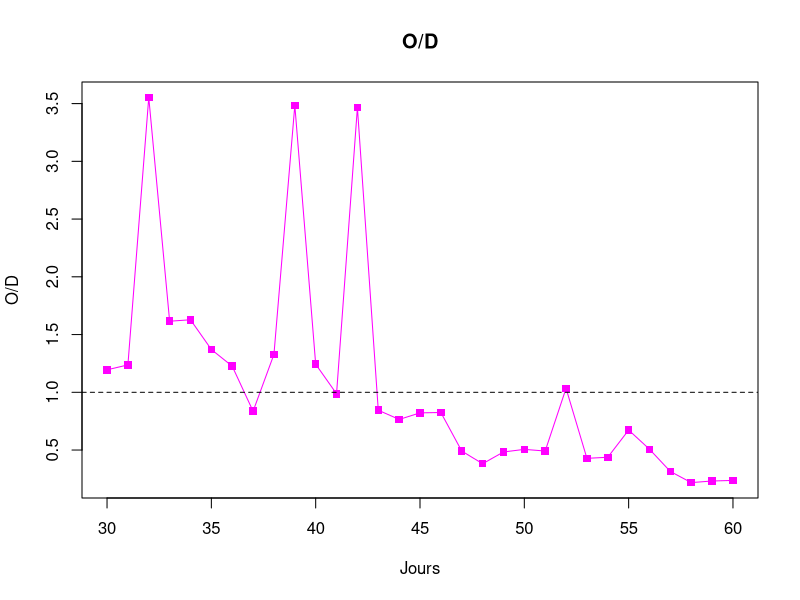
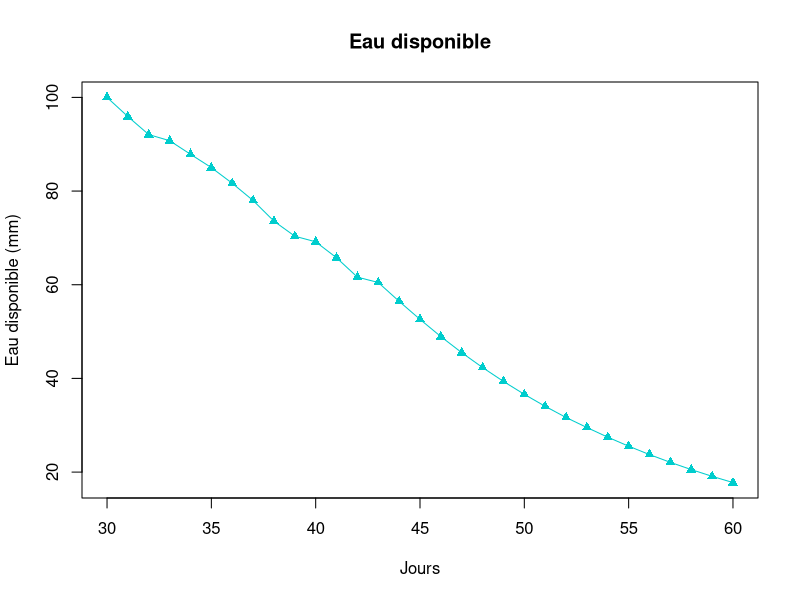
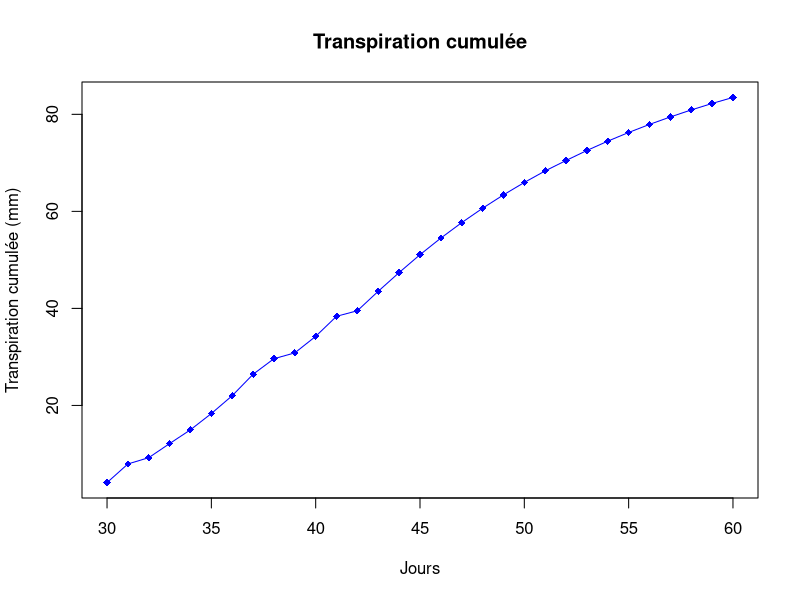
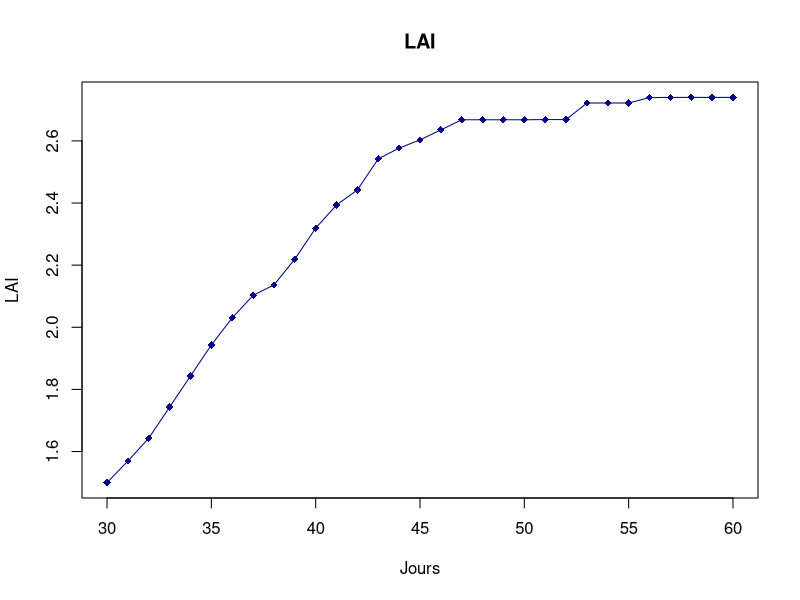
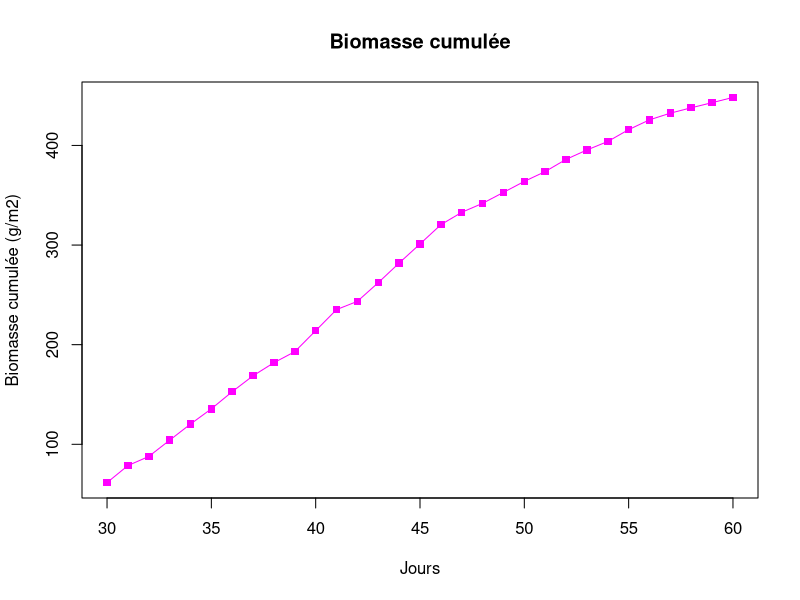
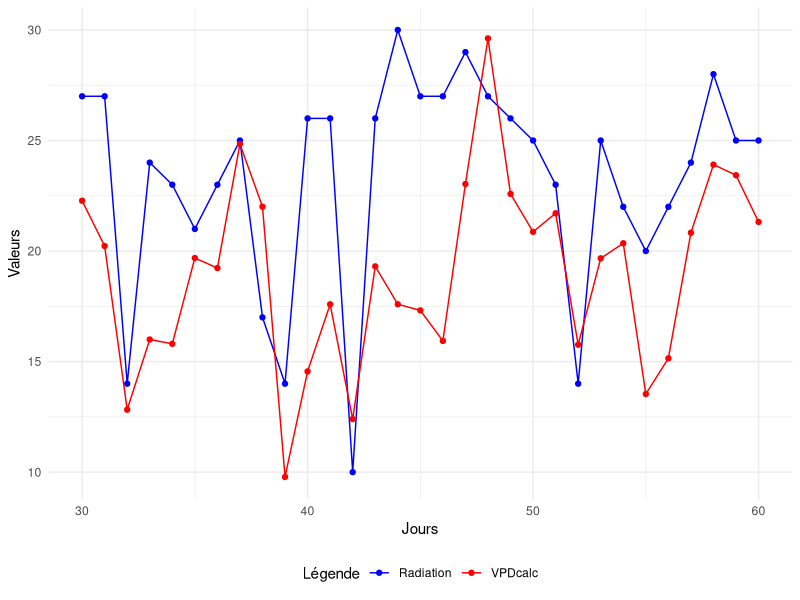

These figures' R source, in order:
# LBRAI2219 - Modélisation des systèmes biologiques (2025)
#Code inspiré par le modèle APSIM fait par Alice Falzon et Maxime Cornez 
###############################################################################
# Chargement des packages
###############################################################################
library(readxl)
library(dplyr)
library(tidyr)
library(ggplot2)

###############################################################################
# Chargement des paramètres
###############################################################################

# Paramètres de la culture ----------------------------------------------------

culture_params <- list(
  RUE               = 1.25,  # Radiation Use Efficiency [g/MJ]
  TEc               = 9,     # Coefficient d'efficience de la transpiration
  VPR               = 20,    # Vitesse production de racines [mm/jour]
  CroissPotLAI      = 0.1,   # Croissance potentielle du LAI 
  k                 = 0.45,  # Coefficient d'extinction de la lumière
  LAI_initial       = 1.5,   
  Biomasse_initiale = 45     
)

# Paramètres du sol (3 horizons, épaisseur, etc.) ------------------------------

soil_params <- data.frame(
  Horizon     = c(1, 2, 3),
  Epaisseur   = c(300, 300, 300), # mm
  li          = c(50,  50,  50),  # Limite inférieure d'eau
  ls          = c(100, 100, 100), # Limite supérieure d'eau
  #es          = c(100, 100, 100), # Eau disponible dans sol (= sw)
  es_h        = c(40, 30, 30), # Eau disponible dans sol par horizon ; es_h1+es_h2+es_h3 = es
  kl          = c(0.07, 0.07, 0.07) # Taux d'extraction [mm/jour]
)



# Expansion foliaire (table O/D - CEF)------------------------------------------

expansion_foliaire <- data.frame(
  OD  = c(0.5, 1.5, 4),
  CEF = c(0,   1,   1)
)


# Paramètres météo (ex. VPD Frac)-----------------------------------------------

meteo_params <- list(
  VPD_Frac = 1.0  
)


# Vérification------------------------------------------------------------------

# Affiche la liste des paramètres de la culture
culture_params

# Affiche le data frame du sol
soil_params

# Affiche la table d’expansion foliaire
expansion_foliaire

###############################################################################
# Facteurs externes 
###############################################################################

facteur_externe <- data.frame(
  # Jours (30 à 60)
  Jours = c(
    30, 31, 32, 33, 34, 35, 
    36, 37, 38, 39, 40, 41, 
    42, 43, 44, 45, 46, 47, 
    48, 49, 50, 51, 52, 53, 
    54, 55, 56, 57, 58, 59, 60
  ),
  
  # Radiation (MJ/m2)
  Radiation = c(
    27, 27, 14, 24, 23, 21, 
    23, 25, 17, 14, 26, 26, 
    10, 26, 30, 27, 27, 29, 
    27, 26, 25, 23, 14, 25, 
    22, 20, 22, 24, 28, 25, 25
  ),
  
  # Tmax (°C)
  Tmax = c(
    32.3, 31.0, 26.6, 26.0, 26.6, 29.5, 
    30.8, 32.5, 32.3, 25.2, 27.8, 28.2, 
    27.3, 28.6, 28.6, 28.3, 27.6, 31.0, 
    35.0, 34.3, 31.2, 32.7, 29.9, 30.8, 
    31.2, 28.4, 27.7, 31.4, 33.0, 33.2, 32.7
  ),
  
  # Tmin (°C)
  Tmin = c(
    16.4, 15.8, 15.6, 10.0, 11.7, 13.0, 
    16.5, 13.8, 16.7, 16.7, 15.8, 12.8, 
    17.3, 11.3, 13.7, 13.4, 13.7, 12.2, 
    14.7, 20.4, 15.5, 17.9, 18.4, 16.0, 
    16.1, 18.0, 14.9, 16.0, 16.2, 17.2, 18.3
  ),
  
  # VPDobs (hPa)
  VPDobs = c(
    19, 17, 16, 14, 12, 15, 
    18, 19, 23, 21, 15, 14, 
    20, 16, 17, 17, 15, 15, 
    16, 17, 18, 21, 22, 17, 
    18, 20, 18, 19, 19, 20, 21
  )
)


# Affiche la liste pour vérifier
print(facteur_externe)

# Fonction pour calculer saturated vapour pressure
svp <- function(T) { # satured vapour pressure [kPa]
  6.1078 * exp(17.269 * T / (237.3 + T)) * 0.10
}

# Application à Tmax
facteur_externe$svpTmax <- svp(facteur_externe$Tmax) # pression saturante à Tmax

# Application à Tmin
facteur_externe$svpTmin <- svp(facteur_externe$Tmin) # pression saturante à Tmin

# Choisir la valeur de VPDfrac (par défaut on prend 0.75)
VPDfrac <- 0.75

# Fonction pour calculer VPDcalc
calc_VPDcalc <- function(svpTmax, svpTmin, VPDfrac) {
  VPDfrac * (svpTmax - svpTmin)*10
}

# Ajout de la colonne VPDcalc
facteur_externe$VPDcalc <- calc_VPDcalc(
  svpTmax  = facteur_externe$svpTmax,
  svpTmin  = facteur_externe$svpTmin,
  VPDfrac  = VPDfrac
)


###############################################################################
# Modèle
###############################################################################

simulate <- function(facteur_externe, soil_params, culture_params, expansion_foliaire) {
  n_days <- nrow(facteur_externe)
  
  # Vecteurs pour l'eau disponible par horizon
  ES1 <- numeric(n_days)
  ES2 <- numeric(n_days)
  ES3 <- numeric(n_days)
  
  # Initialisation des réserves d'eau pour chaque horizon
  ES1[1] <- soil_params$es_h[1]
  ES2[1] <- soil_params$es_h[2]
  ES3[1] <- soil_params$es_h[3]
  
  # Initialisation de la LAI dynamique
  LAI_dyn <- numeric(n_days)
  LAI_dyn[1] <- culture_params$LAI_initial
  
  # Préparation d'un data frame pour stocker les résultats totaux
  results <- data.frame(
    Jour = facteur_externe$Jours,
    Tot_ES = numeric(n_days),
    Pot_Supply = numeric(n_days),
    Pot_Demand = numeric(n_days),
    Transpiration = numeric(n_days),
    LAI = numeric(n_days)
  )
  results$LAI[1] <- LAI_dyn[1]
  
  # Fonction pour calculer l'effet d'expansion foliaire
  leaf_exp_effect <- function(sdratio, expansion_foliaire) {
    # Si le ratio est en-deçà du premier seuil, on renvoie la première valeur,
    # si au-dessus du dernier, on renvoie la dernière,
    # sinon on effectue une interpolation linéaire.
    if(sdratio <= expansion_foliaire$OD[1]) {
      return(expansion_foliaire$CEF[1])
    } else if (sdratio >= tail(expansion_foliaire$OD,1)) {
      return(tail(expansion_foliaire$CEF,1))
    } else {
      for(j in 1:(nrow(expansion_foliaire)-1)){
        if(sdratio >= expansion_foliaire$OD[j] && sdratio < expansion_foliaire$OD[j+1]){
          return(expansion_foliaire$CEF[j] + 
                   (sdratio - expansion_foliaire$OD[j]) * 
                   (expansion_foliaire$CEF[j+1] - expansion_foliaire$CEF[j]) / 
                   (expansion_foliaire$OD[j+1] - expansion_foliaire$OD[j]))
        }
      }
    }
  }
  
  # Boucle de simulation pour chaque jour
  for (i in 1:n_days) {
    DAS <- facteur_externe$Jours[i]
    # La profondeur racinaire effective est limitée par la somme des épaisseurs
    profondeur_totale <- sum(soil_params$Epaisseur)
    rdepth <- min(DAS * culture_params$VPR, profondeur_totale)
    
    # Calcul des offres potentielles pour chaque horizon
    of1 <- ifelse(rdepth >= soil_params$Epaisseur[1], 1, rdepth / soil_params$Epaisseur[1]) * ES1[i] * soil_params$kl[1]
    of2 <- ifelse(rdepth <= soil_params$Epaisseur[1], 0,
                  ifelse(rdepth > soil_params$Epaisseur[1] + soil_params$Epaisseur[2],
                         1, (rdepth - soil_params$Epaisseur[1]) / soil_params$Epaisseur[2])) * ES2[i] * soil_params$kl[2]
    of3 <- ifelse(rdepth <= (soil_params$Epaisseur[1] + soil_params$Epaisseur[2]), 0, 
                  (rdepth - soil_params$Epaisseur[1] - soil_params$Epaisseur[2]) / soil_params$Epaisseur[3]) * ES3[i] * soil_params$kl[3]
    
    Pot_Supply <- of1 + of2 + of3
    
    # Calcul de l'effet lumineux : LI = 1 - exp(-k * LAI_dyn)
    li <- 1 - exp(-culture_params$k * LAI_dyn[i])
    
    # Calcul de la demande potentielle
    rad <- facteur_externe$Radiation[i]
    VPDcalc <- facteur_externe$VPDcalc[i]
    Pot_Demand <- rad * li * culture_params$RUE * (VPDcalc / 10) / culture_params$TEc
    
    # Transpiration journalière
    transpiration <- min(Pot_Supply, Pot_Demand)
    
    # Stockage des résultats du jour
    results$Tot_ES[i] <- ES1[i] + ES2[i] + ES3[i]
    results$Pot_Supply[i] <- Pot_Supply
    results$Pot_Demand[i] <- Pot_Demand
    results$Transpiration[i] <- transpiration
    results$LAI[i] <- LAI_dyn[i]
    
    # Calcul du ratio offre/demande (si demande > 0)
    sdratio <- if (Pot_Demand > 0) Pot_Supply / Pot_Demand else 0
    # Calcul de l'effet d'expansion foliaire
    leaf_effect <- leaf_exp_effect(sdratio, expansion_foliaire)
    # delta LAI = leaf_effect * CroissPotLAI
    delta_LAI <- leaf_effect * culture_params$CroissPotLAI
    
    # Mise à jour de LAI pour le jour suivant
    if(i < n_days) {
      LAI_dyn[i + 1] <- LAI_dyn[i] + delta_LAI
    }
    
    # Mise à jour des réserves d'eau pour le jour suivant
    if (i < n_days) {
      if(Pot_Supply > 0) {
        ES1[i + 1] <- ES1[i] - (of1 / Pot_Supply) * transpiration
        ES2[i + 1] <- ES2[i] - (of2 / Pot_Supply) * transpiration
        ES3[i + 1] <- ES3[i] - (of3 / Pot_Supply) * transpiration
      } else {
        ES1[i + 1] <- ES1[i]
        ES2[i + 1] <- ES2[i]
        ES3[i + 1] <- ES3[i]
      }
    }
  }
  
  return(results)
}

# Appel de la fonction simulate
resultats <- simulate(facteur_externe, soil_params, culture_params, expansion_foliaire)
print(resultats)

resultats$I <- 1-exp(-culture_params$k*resultats$LAI)

# Calcul de la biomasse 
resultats$Biomasse_1 <- (resultats$Pot_Supply * culture_params$TEc)/ (facteur_externe$VPDcalc/10)

resultats$Biomasse_2 <- facteur_externe$Radiation * culture_params$RUE * resultats$I

resultats$O_D <- ifelse(resultats$Pot_Demand == 0, 0,
                        resultats$Pot_Supply / resultats$Pot_Demand)

resultats$Biomasse_reelle <- ifelse(
  test = resultats$O_D > 1,
  yes  = resultats$Biomasse_2,  # BioRadn
  no   = resultats$Biomasse_1   # BioEau
)

resultats$Biomasse_cumulee <- culture_params$Biomasse_initiale + cumsum(resultats$Biomasse_reelle)

###############################################################################
# Graphiques 
###############################################################################

plot(resultats$Jour, resultats$O_D, 
     type = "o", pch = 15, col = "magenta",
     xlab = "Jours", ylab = "O/D",
     main = "O/D")
abline(h = 1, lty = 2) 

plot(resultats$Jour, resultats$Tot_ES,
     type = "o", pch = 17, col = "cyan3",
     xlab = "Jours", ylab = "Eau disponible (mm)",
     main = "Eau disponible")

transpi_cum <- cumsum(resultats$Transpiration)

plot(resultats$Jour, transpi_cum,
     type = "o", pch = 18, col = "blue",
     xlab = "Jours", ylab = "Transpiration cumulée (mm)",
     main = "Transpiration cumulée")

plot(resultats$Jour, resultats$LAI,
     type = "o", pch = 18, col = "blue4",
     xlab = "Jours", ylab = "LAI",
     main = "LAI")

plot(resultats$Jour, resultats$Biomasse_cumulee,
     type = "o", pch = 15, col = "magenta",
     xlab = "Jours", ylab = "Biomasse cumulée (g/m2)",
     main = "Biomasse cumulée")


ggplot() +
  # Radiation
  geom_line(data = data.frame(Jour = resultats$Jour, Radiation = facteur_externe$Radiation),
            aes(x = Jour, y = Radiation, color = "Radiation")) +
  geom_point(data = data.frame(Jour = resultats$Jour, Radiation = facteur_externe$Radiation),
             aes(x = Jour, y = Radiation, color = "Radiation")) +
  # VPDcalc
  geom_line(data = data.frame(Jour = resultats$Jour, VPDcalc = facteur_externe$VPDcalc),
            aes(x = Jour, y = VPDcalc, color = "VPDcalc")) +
  geom_point(data = data.frame(Jour = resultats$Jour, VPDcalc = facteur_externe$VPDcalc),
             aes(x = Jour, y = VPDcalc, color = "VPDcalc")) +
  # Légende 
  scale_color_manual(name = "Légende",
                     values = c("Radiation" = "blue", "VPDcalc" = "red")) +
  labs(x = "Jours", y = "Valeurs") +
  theme_minimal() +
  theme(legend.position = "bottom")
